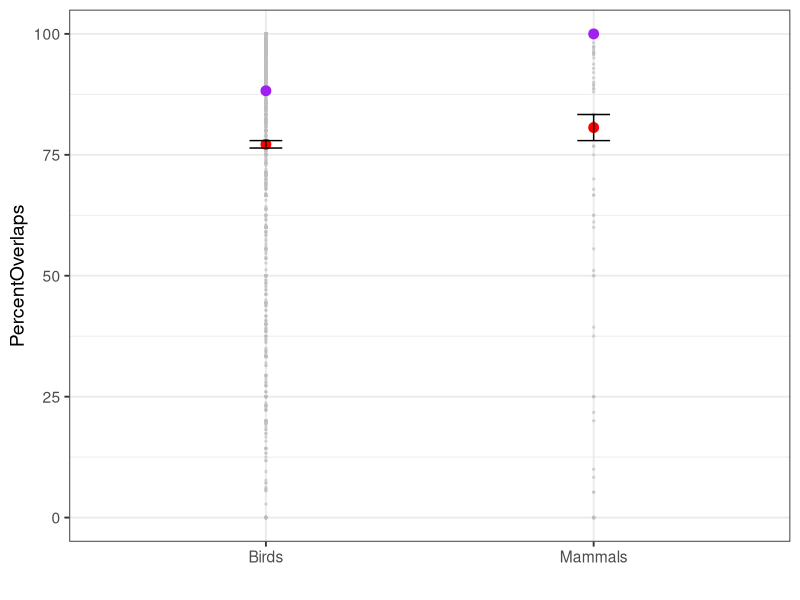
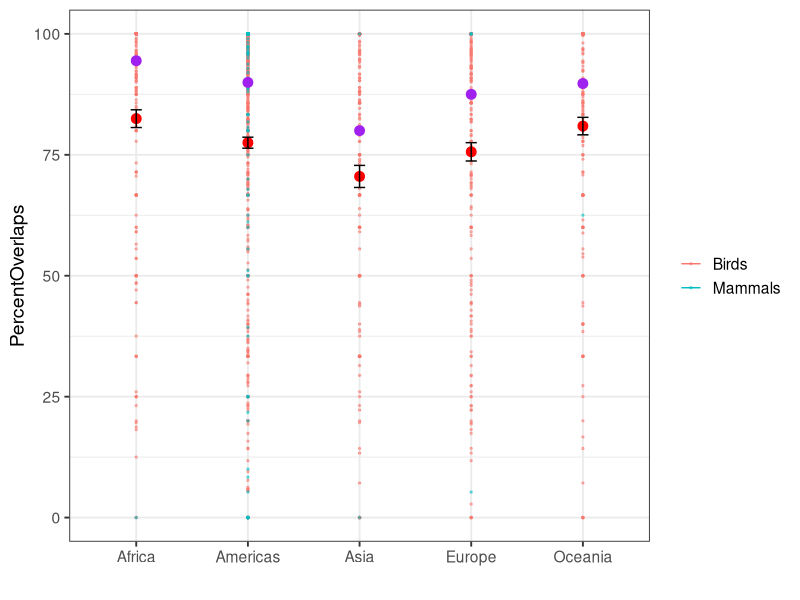
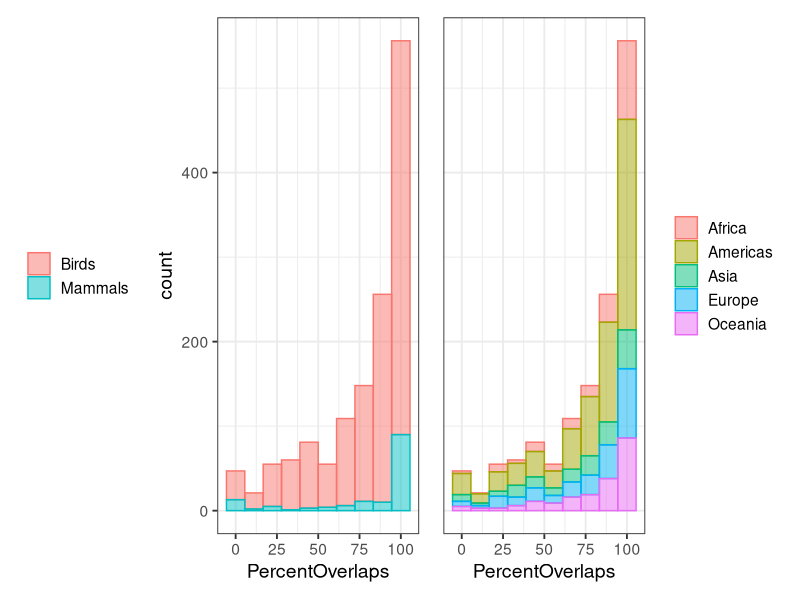
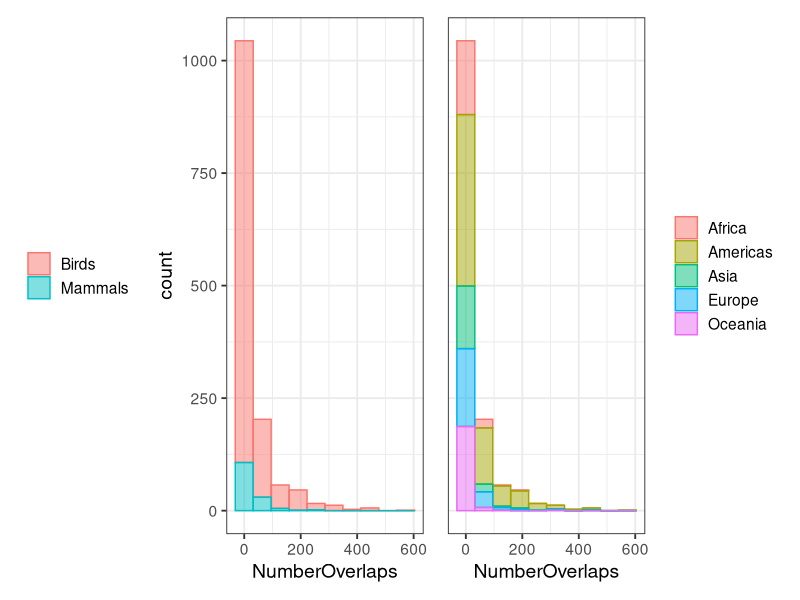
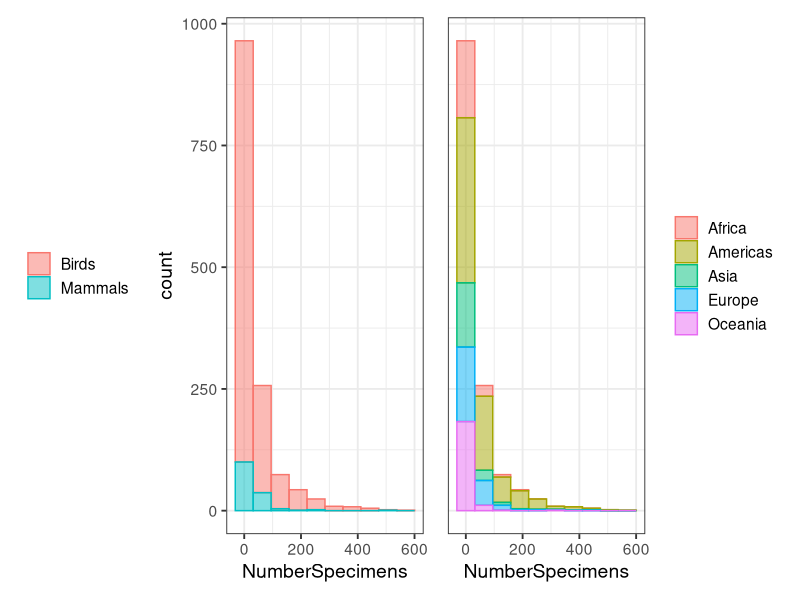
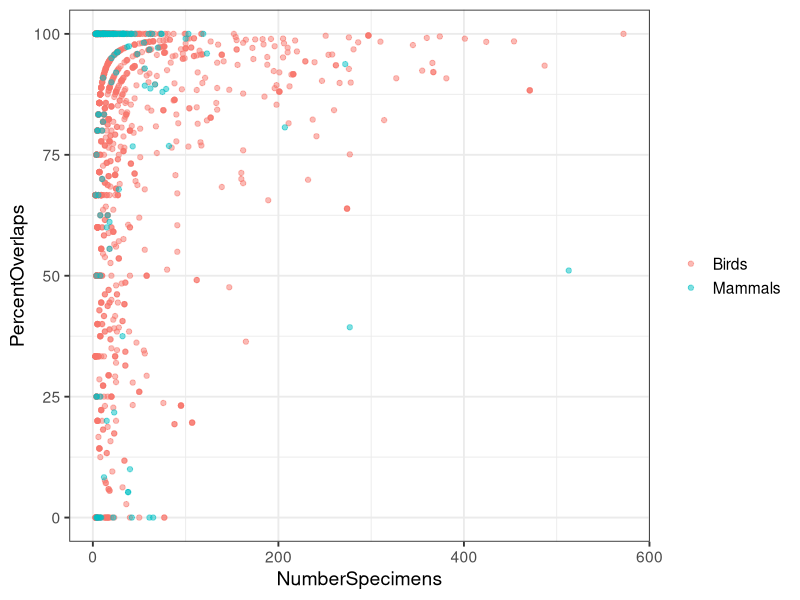
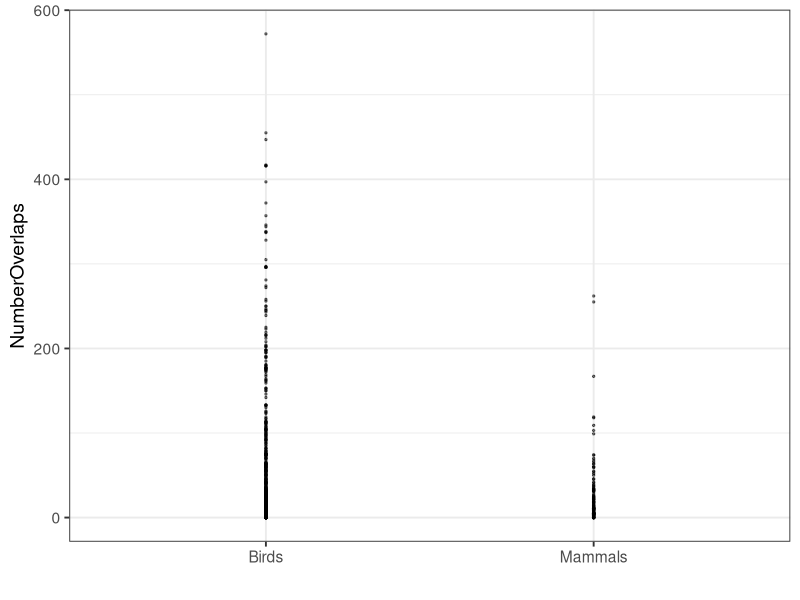
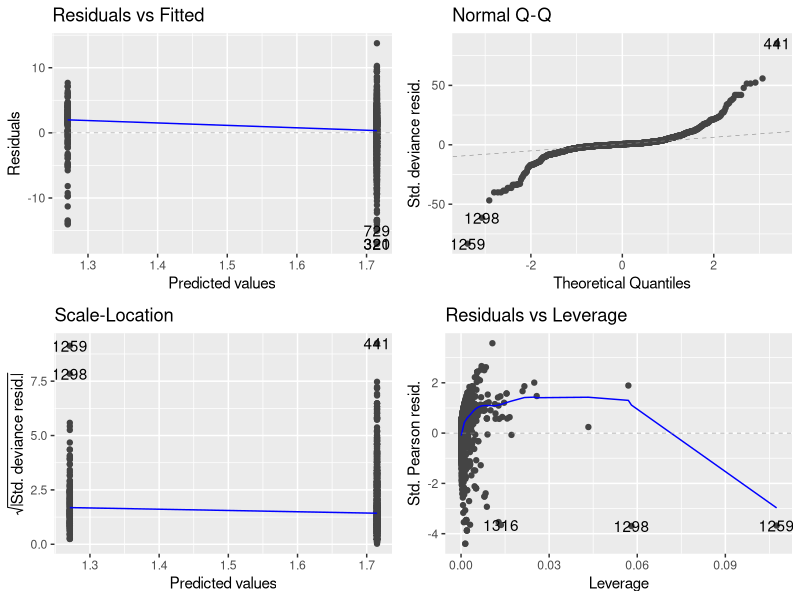

Here is the R script that generated these plots, in order:
## ---- chunk 1
knitr::opts_chunk$set(echo = TRUE)
## ---- chunk 2
# Load libraries
library(tidyverse)
library(viridis)
library(knitr)
library(here)
library(patchwork)
library(ggfortify)
library(broom)

# Read in the overlaps data
ds <- read_csv(here("data/gbif-overlaps.csv"))

### Remember to delete duplicates if using region/continent not country ###
continents <- 
  ds %>%
  dplyr::select(-country, -region, -countrycode) %>%
  # Remove Peromyscus as it's a lot (1000+) higher than everything else.
  filter(NumberOverlaps < 1000) %>% 
  filter(clade != "Amphibians") %>%
  distinct()

# Helper functions for plotting
remove_y <- 
  theme(axis.title.y=element_blank(),
        axis.text.y=element_blank(),
        axis.ticks.y=element_blank())
## ---- chunk 3
sum1 <- 
ds %>%
  dplyr::select(-country, -region, -countrycode) %>%
  distinct() %>%
  group_by(clade, continent) %>%
  summarise(number = n())

kable(sum1)
## ---- chunk 4
sum2 <- 
  continents %>%
  group_by(clade) %>%
  summarise(mn = mean(PercentOverlaps),
            med = median(PercentOverlaps),
            se = sqrt((var(PercentOverlaps)/length(PercentOverlaps)))) 

ggplot(continents, aes(x = clade, y = PercentOverlaps)) +
  geom_point(alpha = 0.5, col = "grey", size = 0.5) +
  geom_point(data = sum2, aes(y = mn), col = "red", size = 3) +
  geom_point(data = sum2, aes(y = med), col = "purple", size = 3) +
  geom_errorbar(data = sum2, aes(y = mn, ymin = mn - se, ymax = mn + se), width = 0.1) +
  theme_bw(base_size = 14) +
  xlab("")
## ---- chunk 5
sum2
## ---- chunk 6
sum3 <- 
  continents %>%
  group_by(continent) %>%
  summarise(mn = mean(PercentOverlaps),
            se = sqrt(var(PercentOverlaps)/length(PercentOverlaps)),
            med = median(PercentOverlaps))

ggplot(continents, aes(x = continent, y = PercentOverlaps, col = clade)) +
  geom_point(alpha = 0.5, size = 0.5) +
  geom_point(data = sum3, aes(y = mn, col = NULL), col = "red", size = 3) +
  geom_point(data = sum3, aes(y = med, col = NULL), col = "purple", size = 3) +
  geom_errorbar(data = sum3, aes(y = mn, ymin = mn - se, ymax = mn + se, col = NULL), width = 0.1) +
  theme_bw(base_size = 14) +
  xlab("") +
  theme(legend.title = element_blank())
## ---- chunk 7
sum3
## ---- chunk 8
p1 <-
ggplot(continents, aes(x = PercentOverlaps, fill = clade, col = clade)) +
  geom_histogram(alpha = 0.5, bins = 10) +
  theme_bw(base_size = 14) +
  theme(legend.title = element_blank(),
        legend.position = "left")

p2 <-
  ggplot(continents, aes(x = PercentOverlaps, fill = continent, col = continent)) +
  geom_histogram(alpha = 0.5, bins = 10) +
  theme_bw(base_size = 14) +
  remove_y +
  theme(legend.title = element_blank(),
        legend.position = "right")

p1 + p2
## ---- chunk 9
p1 <-
ggplot(continents, aes(x = NumberOverlaps, fill = clade, col = clade)) +
  geom_histogram(alpha = 0.5, bins = 10) +
  theme_bw(base_size = 14) +
  theme(legend.title = element_blank(),
        legend.position = "left")

p2 <-
  ggplot(continents, aes(x = NumberOverlaps, fill = continent, col = continent)) +
  geom_histogram(alpha = 0.5, bins = 10) +
  theme_bw(base_size = 14) +
  remove_y +
  theme(legend.title = element_blank(),
        legend.position = "right")

p1 + p2
## ---- chunk 10
p1 <-
ggplot(continents, aes(x = NumberSpecimens, fill = clade, col = clade)) +
  geom_histogram(alpha = 0.5, bins = 10) +
  theme_bw(base_size = 14) +
  theme(legend.title = element_blank(),
        legend.position = "left")

p2 <-
  ggplot(continents, aes(x = NumberSpecimens, fill = continent, col = continent)) +
  geom_histogram(alpha = 0.5, bins = 10) +
  theme_bw(base_size = 14) +
  remove_y +
  theme(legend.title = element_blank(),
        legend.position = "right")

p1 + p2
## ---- chunk 11
ggplot(continents, aes(x = NumberSpecimens, y = PercentOverlaps, col = clade)) +
  geom_point(alpha = 0.5) +
  theme_bw(base_size = 14) +
  theme(legend.title = element_blank(),
        legend.position = "right")
## ---- chunk 12
ggplot(continents, aes(x = clade, y = NumberOverlaps)) +
  geom_point(alpha = 0.5, size = 0.5) +
  theme_bw(base_size = 14) +
  xlab("") +
  theme(legend.title = element_blank())

## ---- chunk 13
# Fitting the model 
model1 <- glm(cbind(NumberOverlaps, (NumberSpecimens - NumberOverlaps)) ~ clade,
              data = continents[-1269, ], family = "binomial")
# Check for overdispersion (should be < 2)
sum_model1 <- summary(model1)
sum_model1$deviance / sum_model1$df.resid 

# Use quasibinomial model instead
model1 <- glm(cbind(NumberOverlaps, (NumberSpecimens - NumberOverlaps)) ~ clade,
              data = continents[-1269, ], family = "quasibinomial")

# Look at model diagnostics
autoplot(model1)

# Look at outputs
tidy(anova(model1, test = "F"))
summary(model1)
## ---- chunk 14
# Fitting the model 
model1a <- glm(cbind(NumberOverlaps, (NumberSpecimens - NumberOverlaps)) ~ clade,
              data = continents[continents$clade != "Amphibians", ], family = "binomial")
# Check for overdispersion (should be < 2)
sum_model1a <- summary(model1a)
sum_model1a$deviance / sum_model1a$df.resid 

# Use quasibinomial model instead
model1a <- glm(cbind(NumberOverlaps, (NumberSpecimens - NumberOverlaps)) ~ clade,
              data = continents[continents$clade != "Amphibians", ], family = "quasibinomial")

# Look at model diagnostics
autoplot(model1a)

# Look at outputs
tidy(anova(model1a, test = "F"))
summary(model1a)
## ---- chunk 15
ggplot(continents, aes(x = continent, y = NumberOverlaps, col = clade)) +
  geom_point(alpha = 0.5, size = 0.5) +
  theme_bw(base_size = 14) +
  xlab("") +
  theme(legend.title = element_blank())
## ---- chunk 16
# Fitting the model 
model2 <- glm(cbind(NumberOverlaps, (NumberSpecimens - NumberOverlaps)) ~ continent,
              data = continents, family = "binomial")
# Check for overdispersion (should be < 2)
sum_model2 <- summary(model2)
sum_model2$deviance / sum_model2$df.resid 

# Use quasibinomial model instead
model2 <- glm(cbind(NumberOverlaps, (NumberSpecimens - NumberOverlaps)) ~ continent,
              data = continents, family = "quasibinomial")

# Look at model diagnostics
autoplot(model2)

# Look at outputs
tidy(anova(model2, test = "F"))
summary(model2)
## ---- chunk 17
# Fitting the model 
model2a <- glm(cbind(NumberOverlaps, (NumberSpecimens - NumberOverlaps)) ~ continent,
              data = continents[continents$clade == "Birds", ], family = "binomial")
# Check for overdispersion (should be < 2)
sum_model2a <- summary(model2a)
sum_model2a$deviance / sum_model2a$df.resid 

# Use quasibinomial model instead
model2a <- glm(cbind(NumberOverlaps, (NumberSpecimens - NumberOverlaps)) ~ continent,
              data = continents[continents$clade == "Birds", ], family = "quasibinomial")

# Look at model diagnostics
autoplot(model2a)

# Look at outputs
tidy(anova(model2a, test = "F"))
summary(model2a)
## ---- chunk 18
# Read in data
